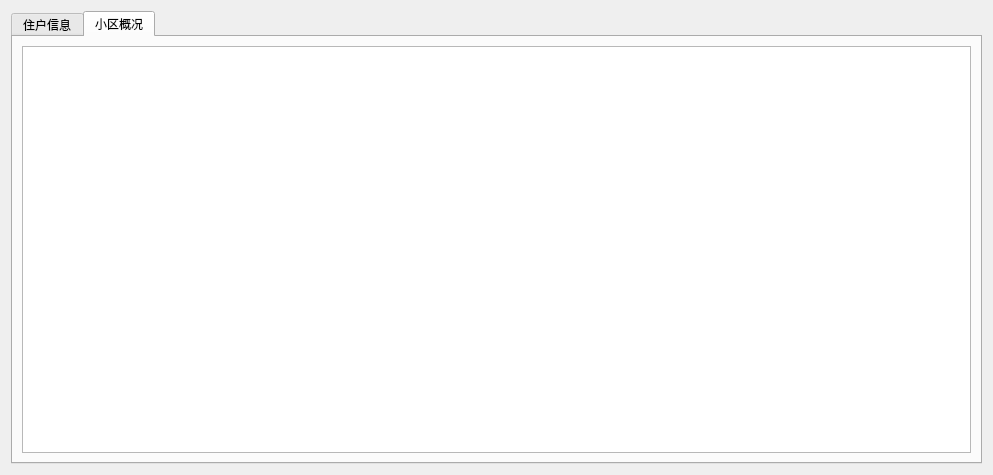
<?xml version="1.0" encoding="UTF-8"?>
<ui version="4.0">
 <class>AdminManager</class>
 <widget class="QWidget" name="AdminManager">
  <property name="geometry">
   <rect>
    <x>0</x>
    <y>0</y>
    <width>993</width>
    <height>475</height>
   </rect>
  </property>
  <property name="windowTitle">
   <string>Form</string>
  </property>
  <layout class="QHBoxLayout" name="horizontalLayout">
   <item>
    <widget class="QTabWidget" name="tabWidget">
     <property name="currentIndex">
      <number>1</number>
     </property>
     <widget class="QWidget" name="tab">
      <attribute name="title">
       <string>住户信息</string>
      </attribute>
      <layout class="QHBoxLayout" name="horizontalLayout_2">
       <item>
        <widget class="QTableWidget" name="tableWidget"/>
       </item>
       <item>
        <widget class="QWidget" name="widget" native="true">
         <layout class="QVBoxLayout" name="verticalLayout_2">
          <item>
           <widget class="QWidget" name="widget_2" native="true">
            <property name="sizePolicy">
             <sizepolicy hsizetype="Preferred" vsizetype="Fixed">
              <horstretch>0</horstretch>
              <verstretch>0</verstretch>
             </sizepolicy>
            </property>
            <property name="maximumSize">
             <size>
              <width>16777215</width>
              <height>65</height>
             </size>
            </property>
            <layout class="QVBoxLayout" name="verticalLayout">
             <item>
              <widget class="QLabel" name="label">
               <property name="text">
                <string>搜索住户</string>
               </property>
              </widget>
             </item>
             <item>
              <widget class="QLineEdit" name="lineEdit_findname">
               <property name="sizePolicy">
                <sizepolicy hsizetype="Fixed" vsizetype="Fixed">
                 <horstretch>0</horstretch>
                 <verstretch>0</verstretch>
                </sizepolicy>
               </property>
               <property name="maximumSize">
                <size>
                 <width>107</width>
                 <height>21</height>
                </size>
               </property>
              </widget>
             </item>
            </layout>
           </widget>
          </item>
          <item>
           <widget class="QPushButton" name="Button_refresh">
            <property name="text">
             <string>刷新</string>
            </property>
           </widget>
          </item>
          <item>
           <widget class="QPushButton" name="Button_add">
            <property name="text">
             <string>添加住户</string>
            </property>
           </widget>
          </item>
          <item>
           <widget class="QPushButton" name="Button_edit">
            <property name="text">
             <string>修改</string>
            </property>
           </widget>
          </item>
          <item>
           <widget class="QPushButton" name="Button_del">
            <property name="text">
             <string>删除</string>
            </property>
           </widget>
          </item>
         </layout>
        </widget>
       </item>
      </layout>
     </widget>
     <widget class="QWidget" name="tab_2">
      <attribute name="title">
       <string>小区概况</string>
      </attribute>
      <layout class="QVBoxLayout" name="verticalLayout_3">
       <item>
        <widget class="QTextEdit" name="textEdit"/>
       </item>
      </layout>
     </widget>
    </widget>
   </item>
  </layout>
 </widget>
 <resources/>
 <connections/>
</ui>
